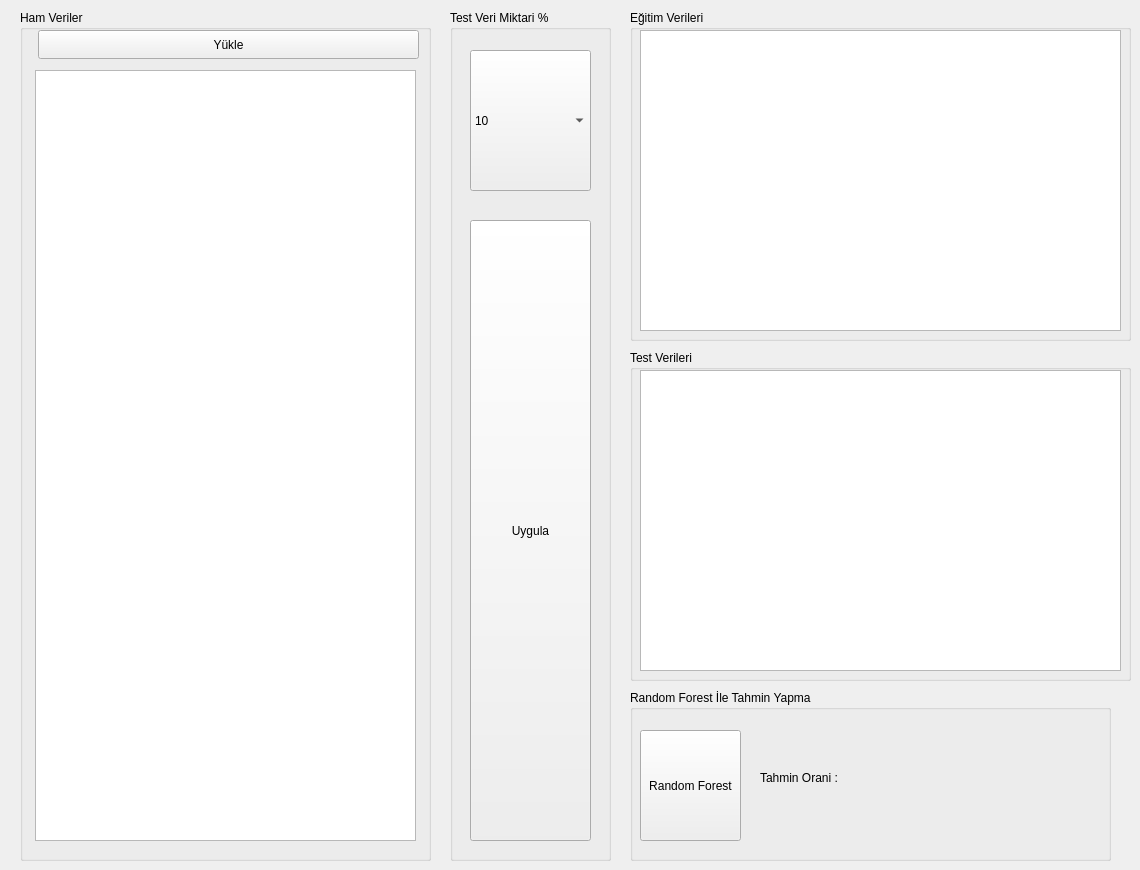
   <widget class="QWidget" name="tab_9">
    <attribute name="title">
     <string>EĞİTİM-TEST VE RANDOM FOREST</string>
    </attribute>
    <widget class="QGroupBox" name="groupBox_29">
     <property name="geometry">
      <rect>
       <x>20</x>
       <y>10</y>
       <width>411</width>
       <height>851</height>
      </rect>
     </property>
     <property name="title">
      <string>Ham Veriler</string>
     </property>
     <widget class="QTableWidget" name="twEgitimTestYukle">
      <property name="geometry">
       <rect>
        <x>15</x>
        <y>60</y>
        <width>381</width>
        <height>771</height>
       </rect>
      </property>
     </widget>
     <widget class="QPushButton" name="btnEgitimTestYukle">
      <property name="geometry">
       <rect>
        <x>18</x>
        <y>20</y>
        <width>381</width>
        <height>29</height>
       </rect>
      </property>
      <property name="text">
       <string>Yükle</string>
      </property>
     </widget>
    </widget>
    <widget class="QGroupBox" name="groupBox_59">
     <property name="geometry">
      <rect>
       <x>450</x>
       <y>10</y>
       <width>161</width>
       <height>851</height>
      </rect>
     </property>
     <property name="title">
      <string>Test Veri Miktari %</string>
     </property>
     <widget class="QComboBox" name="cbEgitim">
      <property name="geometry">
       <rect>
        <x>20</x>
        <y>40</y>
        <width>121</width>
        <height>141</height>
       </rect>
      </property>
      <item>
       <property name="text">
        <string>10</string>
       </property>
      </item>
      <item>
       <property name="text">
        <string>20</string>
       </property>
      </item>
      <item>
       <property name="text">
        <string>30</string>
       </property>
      </item>
      <item>
       <property name="text">
        <string>40</string>
       </property>
      </item>
      <item>
       <property name="text">
        <string>50</string>
       </property>
      </item>
      <item>
       <property name="text">
        <string>60</string>
       </property>
      </item>
      <item>
       <property name="text">
        <string>70</string>
       </property>
      </item>
      <item>
       <property name="text">
        <string>80</string>
       </property>
      </item>
      <item>
       <property name="text">
        <string>90</string>
       </property>
      </item>
     </widget>
     <widget class="QPushButton" name="btnEgitimTestUygula">
      <property name="geometry">
       <rect>
        <x>20</x>
        <y>210</y>
        <width>121</width>
        <height>621</height>
       </rect>
      </property>
      <property name="text">
       <string>Uygula</string>
      </property>
     </widget>
    </widget>
    <widget class="QGroupBox" name="groupBox_60">
     <property name="geometry">
      <rect>
       <x>630</x>
       <y>10</y>
       <width>501</width>
       <height>331</height>
      </rect>
     </property>
     <property name="title">
      <string>Eğitim Verileri</string>
     </property>
     <widget class="QTableWidget" name="twEgitim">
      <property name="geometry">
       <rect>
        <x>10</x>
        <y>20</y>
        <width>481</width>
        <height>301</height>
       </rect>
      </property>
     </widget>
    </widget>
    <widget class="QGroupBox" name="groupBox_61">
     <property name="geometry">
      <rect>
       <x>630</x>
       <y>350</y>
       <width>501</width>
       <height>331</height>
      </rect>
     </property>
     <property name="title">
      <string>Test Verileri</string>
     </property>
     <widget class="QTableWidget" name="twTest">
      <property name="geometry">
       <rect>
        <x>10</x>
        <y>20</y>
        <width>481</width>
        <height>301</height>
       </rect>
      </property>
     </widget>
    </widget>
    <widget class="QGroupBox" name="groupBox_62">
     <property name="geometry">
      <rect>
       <x>630</x>
       <y>690</y>
       <width>481</width>
       <height>171</height>
      </rect>
     </property>
     <property name="title">
      <string>Random Forest İle Tahmin Yapma </string>
     </property>
     <widget class="QPushButton" name="btnRandomForest">
      <property name="geometry">
       <rect>
        <x>10</x>
        <y>40</y>
        <width>101</width>
        <height>111</height>
       </rect>
      </property>
      <property name="text">
       <string>Random Forest</string>
      </property>
     </widget>
     <widget class="QLabel" name="lblRandomForest">
      <property name="geometry">
       <rect>
        <x>220</x>
        <y>80</y>
        <width>241</width>
        <height>17</height>
       </rect>
      </property>
      <property name="text">
       <string/>
      </property>
     </widget>
     <widget class="QLabel" name="label_11">
      <property name="geometry">
       <rect>
        <x>130</x>
        <y>80</y>
        <width>91</width>
        <height>16</height>
       </rect>
      </property>
      <property name="text">
       <string>Tahmin Orani :</string>
      </property>
     </widget>
    </widget>
   </widget>
